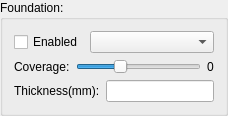
         <widget class="QGroupBox" name="Support_Base_GroupBox">
          <property name="sizePolicy">
           <sizepolicy hsizetype="Minimum" vsizetype="Preferred">
            <horstretch>0</horstretch>
            <verstretch>0</verstretch>
           </sizepolicy>
          </property>
          <property name="toolTip">
           <string>Edit the foundation under the model</string>
          </property>
          <property name="title">
           <string>Foundation:</string>
          </property>
          <layout class="QVBoxLayout" name="verticalLayout_10">
           <item>
            <layout class="QHBoxLayout" name="horizontalLayout_20">
             <item>
              <widget class="QCheckBox" name="Support_Base_Enabled_checkBox">
               <property name="toolTip">
                <string>Enable foundation under the model</string>
               </property>
               <property name="text">
                <string>Enabled</string>
               </property>
              </widget>
             </item>
             <item>
              <widget class="QComboBox" name="Support_Base_AttachType_comboBox">
               <property name="sizePolicy">
                <sizepolicy hsizetype="Expanding" vsizetype="Fixed">
                 <horstretch>0</horstretch>
                 <verstretch>0</verstretch>
                </sizepolicy>
               </property>
               <property name="toolTip">
                <string>Choose the shape of the foundation</string>
               </property>
              </widget>
             </item>
            </layout>
           </item>
           <item>
            <layout class="QHBoxLayout" name="horizontalLayout_3">
             <item>
              <widget class="QLabel" name="label_32">
               <property name="text">
                <string>Coverage:</string>
               </property>
              </widget>
             </item>
             <item>
              <widget class="QSlider" name="Support_Base_Coverage_horizontalSlider">
               <property name="toolTip">
                <string>Change the size of the foundation</string>
               </property>
               <property name="minimum">
                <number>50</number>
               </property>
               <property name="maximum">
                <number>200</number>
               </property>
               <property name="value">
                <number>100</number>
               </property>
               <property name="orientation">
                <enum>Qt::Horizontal</enum>
               </property>
              </widget>
             </item>
             <item>
              <widget class="QLabel" name="Support_Base_Coverage_label">
               <property name="text">
                <string>0</string>
               </property>
              </widget>
             </item>
            </layout>
           </item>
           <item>
            <layout class="QHBoxLayout" name="horizontalLayout_21">
             <item>
              <widget class="QLabel" name="label_34">
               <property name="text">
                <string>Thickness(mm):</string>
               </property>
              </widget>
             </item>
             <item>
              <widget class="QLineEdit" name="Support_Base_Length_lineEdit">
               <property name="toolTip">
                <string>Change the foundation thickness</string>
               </property>
              </widget>
             </item>
            </layout>
           </item>
          </layout>
         </widget>
